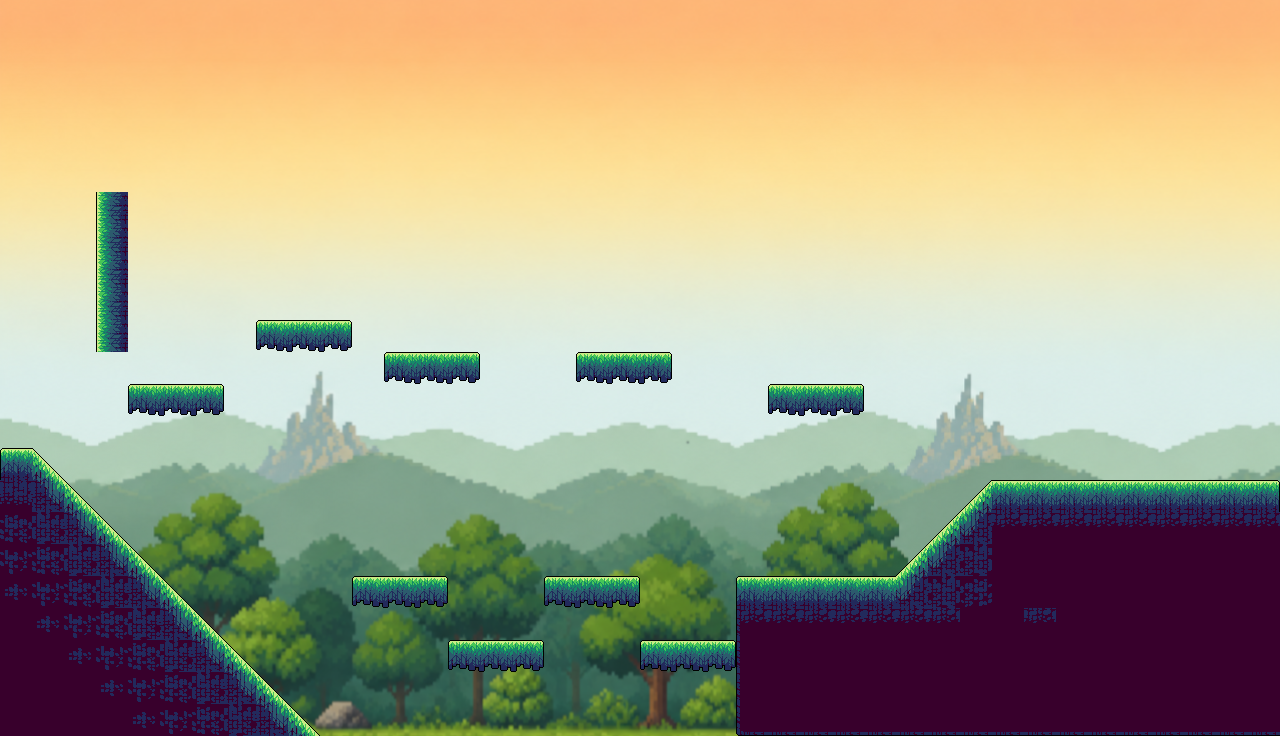

A 2D game scene composited from a Tiled map and its tileset images. What follows is a short description and the map's XML, with every tile layer's data as written:
An orthogonal 40x23 tile map with 32x32 px tiles, 1 tile layer (Platforms), 1 image layer.

<map version="1.10" tiledversion="1.12.1" orientation="orthogonal" renderorder="right-down" width="40" height="23" tilewidth="32" tileheight="32" infinite="0" nextlayerid="3" nextobjectid="1">
 <tileset firstgid="1" source="Tileset_Tierra_.tsx" />
 <imagelayer id="2" name="FondoTierraArriba">
  <image source="../Mapas/Tierra arriba.png" width="1280" height="736" />
 </imagelayer>
 <layer id="1" name="Platforms" width="40" height="23">
  <data encoding="csv">
0,0,0,0,0,0,0,0,0,0,0,0,0,0,0,0,0,0,0,0,0,0,0,0,0,0,0,0,0,0,0,0,0,0,0,0,0,0,0,0,
0,0,0,0,0,0,0,0,0,0,0,0,0,0,0,0,0,0,0,0,0,0,0,0,0,0,0,0,0,0,0,0,0,0,0,0,0,0,0,0,
0,0,0,0,0,0,0,0,0,0,0,0,0,0,0,0,0,0,0,0,0,0,0,0,0,0,0,0,0,0,0,0,0,0,0,0,0,0,0,0,
0,0,0,0,0,0,0,0,0,0,0,0,0,0,0,0,0,0,0,0,0,0,0,0,0,0,0,0,0,0,0,0,0,0,0,0,0,0,0,0,
0,0,0,0,0,0,0,0,0,0,0,0,0,0,0,0,0,0,0,0,0,0,0,0,0,0,0,0,0,0,0,0,0,0,0,0,0,0,0,0,
0,0,0,0,0,0,0,0,0,0,0,0,0,0,0,0,0,0,0,0,0,0,0,0,0,0,0,0,0,0,0,0,0,0,0,0,0,0,0,0,
0,0,0,1610612738,0,0,0,0,0,0,0,0,0,0,0,0,0,0,0,0,0,0,0,0,0,0,0,0,0,0,0,0,0,0,0,0,0,0,0,0,
0,0,0,1610612738,0,0,0,0,0,0,0,0,0,0,0,0,0,0,0,0,0,0,0,0,0,0,0,0,0,0,0,0,0,0,0,0,0,0,0,0,
0,0,0,1610612738,0,0,0,0,0,0,0,0,0,0,0,0,0,0,0,0,0,0,0,0,0,0,0,0,0,0,0,0,0,0,0,0,0,0,0,0,
0,0,0,1610612738,0,0,0,0,0,0,0,0,0,0,0,0,0,0,0,0,0,0,0,0,0,0,0,0,0,0,0,0,0,0,0,0,0,0,0,0,
0,0,0,1610612738,0,0,0,0,49,50,51,0,0,0,0,0,0,0,0,0,0,0,0,0,0,0,0,0,0,0,0,0,0,0,0,0,0,0,0,0,
0,0,0,0,0,0,0,0,0,0,0,0,49,50,51,0,0,0,49,50,51,0,0,0,0,0,0,0,0,0,0,0,0,0,0,0,0,0,0,0,
0,0,0,0,49,50,51,0,0,0,0,0,0,0,0,0,0,0,0,0,0,0,0,0,49,50,51,0,0,0,0,0,0,0,0,0,0,0,0,0,
0,0,0,0,0,0,0,0,0,0,0,0,0,0,0,0,0,0,0,0,0,0,0,0,0,0,0,0,0,0,0,0,0,0,0,0,0,0,0,0,
1,42,0,0,0,0,0,0,0,0,0,0,0,0,0,0,0,0,0,0,0,0,0,0,0,0,0,0,0,0,0,0,0,0,0,0,0,0,0,0,
15,54,42,0,0,0,0,0,0,0,0,0,0,0,0,0,0,0,0,0,0,0,0,0,0,0,0,0,0,0,43,2,2,2,2,2,2,2,2,3,
2147483686,2147483685,54,42,0,0,0,0,0,0,0,0,0,0,0,0,0,0,0,0,0,0,0,0,0,0,0,0,0,43,55,14,14,14,14,14,14,14,14,14,
2147483687,2147483686,2147483685,54,42,0,0,0,0,0,0,0,0,0,0,0,0,0,0,0,0,0,0,0,0,0,0,0,43,55,37,4,4,4,4,4,4,4,4,4,
2147483688,2147483687,2147483686,2147483685,54,42,0,0,0,0,0,49,50,51,0,0,0,49,50,51,0,0,0,1,2,2,2,2,55,37,38,4,4,4,4,4,4,4,4,4,
4,2147483688,2147483687,2147483686,2147483685,54,42,0,0,0,0,0,0,0,0,0,0,0,0,0,0,0,0,13,14,14,14,14,14,14,4,4,14,4,4,4,4,4,4,4,
4,4,2147483688,2147483687,2147483686,2147483685,54,42,0,0,0,0,0,0,49,50,51,0,0,0,49,50,51,61,4,4,4,4,4,4,4,4,4,4,4,4,4,4,4,4,
4,4,4,2147483688,2147483687,2147483686,2147483685,54,42,0,0,0,0,0,0,0,0,0,0,0,0,0,0,61,4,4,4,4,4,4,4,4,4,4,4,4,4,4,4,4,
4,4,4,4,2147483688,2147483687,2147483686,2147483685,54,42,0,0,0,0,0,0,0,0,0,0,0,0,0,25,26,26,26,26,26,26,26,26,26,26,26,26,26,26,26,26
</data>
 </layer>
</map>
